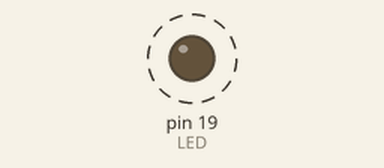
Simulated run of this sketch. Board: Arduino Uno, built with avr-gcc and run on an emulated ATmega328P. Parts: output pins drawn as LEDs (lit = HIGH). Dashed ring = blinking.

Above: at 0.5 s.
Timing chart, 0 to 4.6 s (numbered marks = the images above):
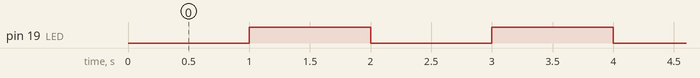

Measured:
- by itself, pin 19 (LED): alternates HIGH for 1.0 s and LOW for 1.0 s

The sketch:

EDU_LEDBlinkDemo.ino
```cpp
/*
  First Sketch - Blink

  Try out
  1. Blink GREEN LED ON for 2s and then OFF for 1s
  2. Make RED/BLUE/GREEN LEDs blink sequentially every 1s
     RED_ON---RED_OFF---BLUE_ON---BLUE_OFF---GREEN_ON---GREEN_OFF---RED_ON--...
     (Need to initialize all LED pins as digital output pins)

  Hardware Required: CyberSens-EDU
  Select board as CC3200-LAUNCHXL (80MHz)
  work for energia-1.8.10E23 (suggested); energia-0101E0017
  by Dr. Bai 06/28/2023
*/

// EDU has three RED/GREEN/BLUE LEDs
// Pin number for RED LED is 19
// Pin number for GREEN LED is 8
// Pin number for BLUE LED is 5
// Check CC3200 LaunchPad on energia.nu for More about pin numbers

// Define the LED digital pin number
#define LED 19

// the setup routine runs once when you press reset:
void setup() {
  // initialize the digital pin as an output.
  pinMode(LED, OUTPUT);
}

// the loop routine runs over and over again forever:
void loop() {
  digitalWrite(LED, LOW);     // turn the LED on (Why? check EDU schematics)
  delay(1000);                // wait for a second
  digitalWrite(LED, HIGH);    // turn the LED off (no current)
  delay(1000);                // wait for a second
}
```
